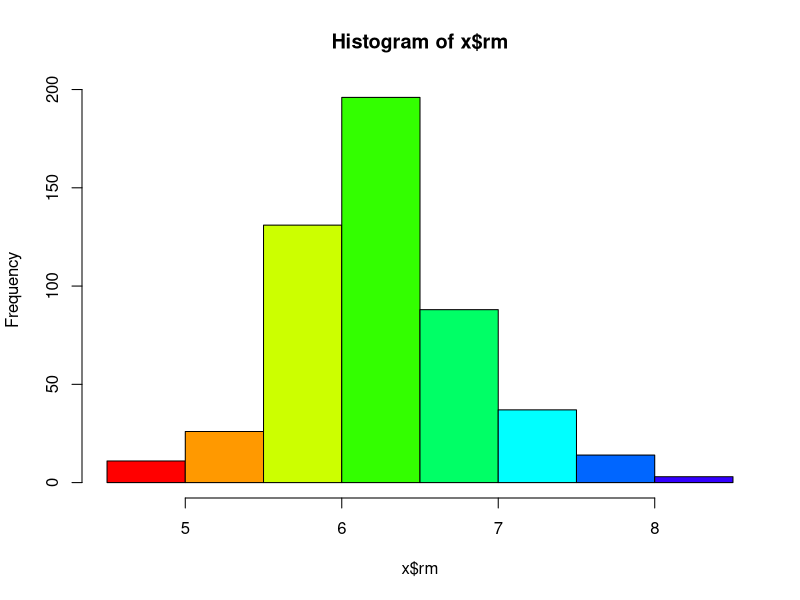

Recreate this plot in R.
#outliers
rm(list=ls())
library(MASS)
data("Boston")
x<-Boston

#find the Q3+3IQR - this is formula
summary(x$rm)
IQR <- summary(x$rm)[5]-summary(x$rm)[2]
summary(x$rm)[5] + 3*IQR

#
a<-x$rm
chk<-abs(a-mean(a))
#finding the thresold value
thresh<-2.58*sd(a)

#checking which are crossing thresold value
idx<-0;k<-1
for (i in c(1:length(a)))
{
  if (chk[i]>thresh)
  {
    idx[k]<-i;
    k<-k+1
    }
}
a1<-a[-idx]

#delete the record which has threshold values
x1<-x[-idx,]

#method-2
#random re-spampling method

#replacing the values which coressed threshold limit
a[idx]<-sample(a1,length(idx))

#replace the vlaue in x(data frame)
x$rm[idx]<-sample(a1,length(idx))
#or
x$rm[idx]<-mean(a1,length(idx))
#or
x$rm[idx]<-median(a1,length(idx))

#histogram
hist(x$rm,col=rainbow(10))


#--------------------------------------------------------------
x <- c(1:10, 20, 30)
boxplot.stats(x)$out
boxplot.stats(x, coef = 1.92)$out
